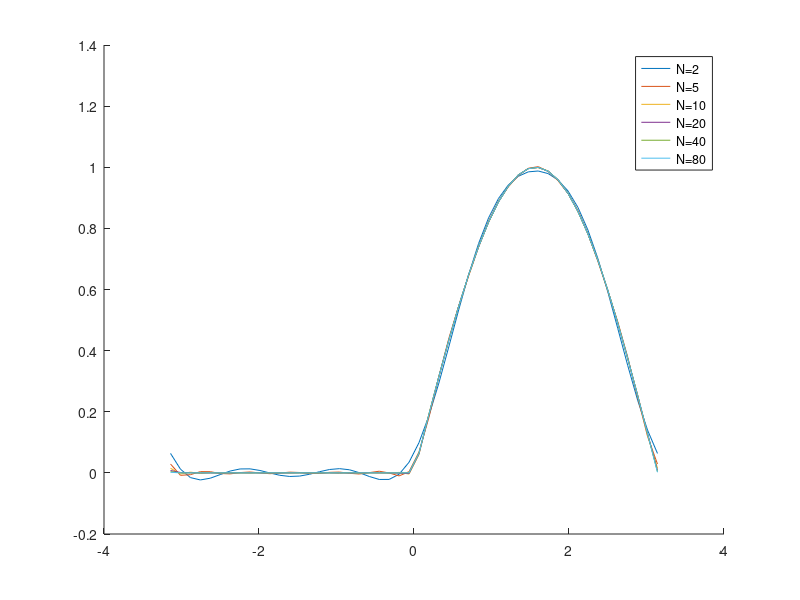

This figure's MATLAB source:
clf(), n=50;
paso=2*pi/(n-1);

%intervalo de analisis
t=[-pi:paso:pi]';

%armado de la funcion 
f=sin(t); 
w=find(f<0);
f(w)=0; 


hold on
%a0
A=1/pi+sin(t)/2;
err=[];
nM=[ 2 5 10 20 40 80];

for j=nM
  sum=A;
  for k=1:j
    %an
    sum=sum+2*cos(2*k*t)/(pi*(1-4*k^2)); 
  endfor
  err=[err norm(f-sum)];
  plot(t,sum ,'DisplayName',strcat('N=',num2str(j)));
endfor

hold off, legend show
saveas (1, "ejemplo1.png")
semilogy(nM,err,'*')